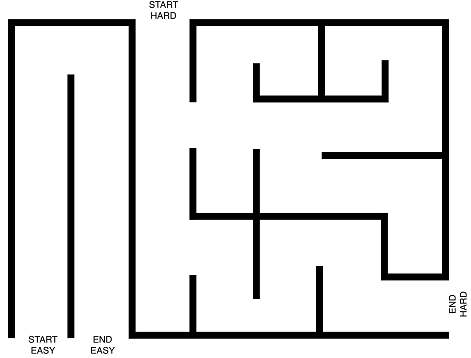
#> input picture maze.png, 471 x 358 px
$ python solve_hard.py
#> lines starting #> are read from the running program, lines starting #| are printed output that depends on the picture; after the words box and inside, x2 and y2 are one past the last pixel; in counts of white or black regions, pixels touching at a corner belong together; long printed decimals are rounded
#> further down, img is the input picture: shape (358, 471); min 0, max 255, mean 223.2


import cv2
import numpy as np
import math
import random
import argparse
import os

class Nodes:
    """Class to store the RRT graph"""
    def __init__(self, x,y):
        self.x = x
        self.y = y
        self.parent_x = []
        self.parent_y = []

# check collision
def collision(x1,y1,x2,y2):
    color=[]
    x = list(np.arange(x1,x2,(x2-x1)/100))
    y = list(((y2-y1)/(x2-x1))*(x-x1) + y1)
    print("collision",x,y)
    for i in range(len(x)):
        print(int(x[i]),int(y[i]))
        color.append(img[int(y[i]),int(x[i])])
    if (0 in color):
        return True #collision
    else:
        return False #no-collision

# check the  collision with obstacle and trim
def check_collision(x1,y1,x2,y2):
    _,theta = dist_and_angle(x2,y2,x1,y1)
    x=x2 + stepSize*np.cos(theta)
    y=y2 + stepSize*np.sin(theta)
    print(x2,y2,x1,y1)
    print("theta",theta)
    print("check_collision",x,y)

    # TODO: trim the branch if its going out of image area
    # print("Image shape",img.shape)
    hy,hx=img.shape
    if y<0 or y>hy or x<0 or x>hx:
        print("Point out of image bound")
        directCon = False
        nodeCon = False
    else:
        # check direct connection
        if collision(x,y,end[0],end[1]):
            directCon = False
        else:
            directCon=True

        # check connection between two nodes
        if collision(x,y,x2,y2):
            nodeCon = False
        else:
            nodeCon = True

    return(x,y,directCon,nodeCon)

# return dist and angle b/w new point and nearest node
def dist_and_angle(x1,y1,x2,y2):
    dist = math.sqrt( ((x1-x2)**2)+((y1-y2)**2) )
    angle = math.atan2(y2-y1, x2-x1)
    return(dist,angle)

# return the neaerst node index
def nearest_node(x,y):
    temp_dist=[]
    for i in range(len(node_list)):
        dist,_ = dist_and_angle(x,y,node_list[i].x,node_list[i].y)
        temp_dist.append(dist)
    return temp_dist.index(min(temp_dist))

# generate a random point in the image space
def rnd_point(h,l):
    new_y = random.randint(0, h)
    new_x = random.randint(0, l)
    return (new_x,new_y)


def RRT(img, img2, start, end, stepSize):
#> called with start = (160, 22), end = (444, 302), stepSize = 10
    h,l= img.shape # dim of the loaded image
#> h = 358; l = 471
    # print(img.shape) # (384, 683)
    # print(h,l)

    # insert the starting point in the node class
    # node_list = [0] # list to store all the node points
    node_list[0] = Nodes(start[0],start[1])
    node_list[0].parent_x.append(start[0])
    node_list[0].parent_y.append(start[1])

    # display start and end
    cv2.circle(img2, (start[0],start[1]), 5,(0,0,255),thickness=3, lineType=8)
    cv2.circle(img2, (end[0],end[1]), 5,(0,0,255),thickness=3, lineType=8)
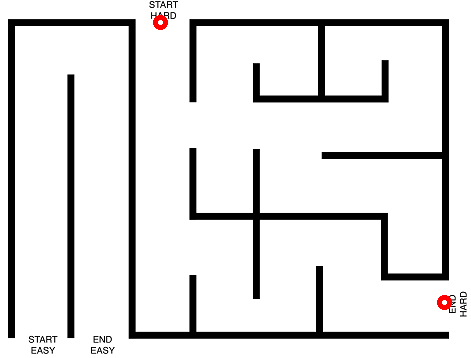
#> img2: shape (358, 471, 3); mean B, G, R 222.8, 222.8, 223.3

    i=1
    pathFound = False
    while pathFound==False:
        nx,ny = rnd_point(h,l)
#> nx = 388; ny = 197
        print("Random points:",nx,ny)
#| Random points: 388 197

        nearest_ind = nearest_node(nx,ny)
#> nearest_ind = 0
        nearest_x = node_list[nearest_ind].x
#> nearest_x = 160
        nearest_y = node_list[nearest_ind].y
#> nearest_y = 22
        print("Nearest node coordinates:",nearest_x,nearest_y)
#| Nearest node coordinates: 160 22

        #check direct connection
        tx,ty,directCon,nodeCon = check_collision(nx,ny,nearest_x,nearest_y)
#| 160 22 388 197
#| theta 0.6546
#| check_collision 167.933 28.089
#> (printed output is left out)
#> after the loop in collision, `for i in range(len(x)):`: color = 100 values, max 255 at index 0, min 0 at index 8, mean 228.8
#> (printed output is left out)
#> tx = 167.9; ty = 28.09; directCon = False; nodeCon = True
        print("Check collision:",tx,ty,directCon,nodeCon)

        if directCon and nodeCon:
            print("Node can connect directly with end")
            node_list.append(i)
            node_list[i] = Nodes(tx,ty)
            node_list[i].parent_x = node_list[nearest_ind].parent_x.copy()
            node_list[i].parent_y = node_list[nearest_ind].parent_y.copy()
            node_list[i].parent_x.append(tx)
            node_list[i].parent_y.append(ty)

            cv2.circle(img2, (int(tx),int(ty)), 2,(0,0,255),thickness=3, lineType=8)
            cv2.line(img2, (int(tx),int(ty)), (int(node_list[nearest_ind].x),int(node_list[nearest_ind].y)), (0,255,0), thickness=1, lineType=8)
            cv2.line(img2, (int(tx),int(ty)), (end[0],end[1]), (255,0,0), thickness=2, lineType=8)

            print("Path has been found")
            #print("parent_x",node_list[i].parent_x)
            for j in range(len(node_list[i].parent_x)-1):
                cv2.line(img2, (int(node_list[i].parent_x[j]),int(node_list[i].parent_y[j])), (int(node_list[i].parent_x[j+1]),int(node_list[i].parent_y[j+1])), (255,0,0), thickness=2, lineType=8)
            # cv2.waitKey(1)
            # cv2.imwrite("media/"+str(i)+".jpg",img2)
            cv2.imwrite("out_hard.jpg",img2)
            break

        elif nodeCon:
            print("Nodes connected")
            node_list.append(i)
            node_list[i] = Nodes(tx,ty)
            node_list[i].parent_x = node_list[nearest_ind].parent_x.copy()
            node_list[i].parent_y = node_list[nearest_ind].parent_y.copy()
            # print(i)
            # print(node_list[nearest_ind].parent_y)
            node_list[i].parent_x.append(tx)
            node_list[i].parent_y.append(ty)
            i=i+1
            # display
            cv2.circle(img2, (int(tx),int(ty)), 2,(0,0,255),thickness=3, lineType=8)
#> img2: shape (358, 471, 3); 0.02% of pixels changed, all inside (x1, y1, x2, y2) = (164, 25, 172, 33)
            cv2.line(img2, (int(tx),int(ty)), (int(node_list[nearest_ind].x),int(node_list[nearest_ind].y)), (0,255,0), thickness=1, lineType=8)
#> img2: shape (358, 471, 3); mean B, G, R 222.7, 222.7, 223.2
            # cv2.imwrite("media/"+str(i)+".jpg",img2)
            cv2.imshow("sdc",img2)
            cv2.waitKey(1)
            continue

        else:
            print("No direct con. and no node con. :( Generating new rnd numbers")
            continue

def draw_circle(event,x,y,flags,param):
    global coordinates
    if event == cv2.EVENT_LBUTTONDBLCLK:
        cv2.circle(img2,(x,y),5,(255,0,0),-1)
        coordinates.append(x)
        coordinates.append(y)


if __name__ == '__main__':

    parser = argparse.ArgumentParser(description = 'Below are the params:')
    parser.add_argument('-p', type=str, default='maze.png',metavar='ImagePath', action='store', dest='imagePath',
                    help='Path of the image containing mazes')
    parser.add_argument('-s', type=int, default=10,metavar='Stepsize', action='store', dest='stepSize',
                    help='Step-size to be used for RRT branches')
    parser.add_argument('-start', type=int, default=[160,22], metavar='startCoord', dest='start', nargs='+',
                    help='Starting position in the maze')
    parser.add_argument('-stop', type=int, default=[444,302], metavar='stopCoord', dest='stop', nargs='+',
                    help='End position in the maze')
    parser.add_argument('-selectPoint', help='Select start and end points from figure', action='store_true')

    args = parser.parse_args()

    # remove previously stored data
    try:
      os.system("rm -rf media")
    except:
      print("Dir already clean")
    # os.mkdir("media")

    img = cv2.imread(args.imagePath,0) # load grayscale maze image
    img2 = cv2.imread(args.imagePath) # load colored maze image
    start = tuple(args.start) #(160,22) # starting coordinate
    end = tuple(args.stop) #(444,302) # target coordinate
    stepSize = args.stepSize # stepsize for RRT
    node_list = [0] # list to store all the node points

    coordinates=[]
    if args.selectPoint:
        print("Select start and end points by double clicking, press 'escape' to exit")
        cv2.namedWindow('image')
        cv2.setMouseCallback('image',draw_circle)
        while(1):
            cv2.imshow('image',img2)
            k = cv2.waitKey(20) & 0xFF
            if k == 27:
                break
        # print(coordinates)
        start=(coordinates[0],coordinates[1])
        end=(coordinates[2],coordinates[3])

    # run the RRT algorithm
    RRT(img, img2, start, end, stepSize)
